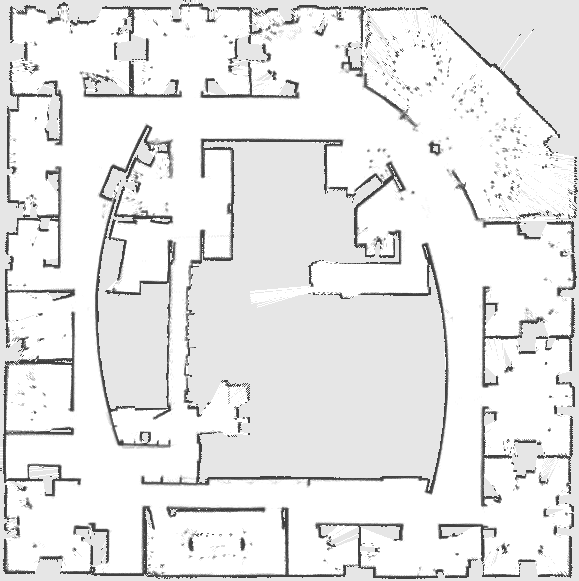
%> input picture intel_map.png, 579 x 581 px
$ octave --eval "result = map_setup('intel_map.png');"   (GNU Octave 9; MATLAB toolbox functions it lacks are replaced by stand-ins)
%> lines starting %> are read from the running program, lines starting %| are printed output that depends on the picture; in (x1, y1, x2, y2) boxes, pixels count from 0 and x2, y2 are one past the last pixel; in counts of white or black regions, pixels touching at a corner belong together; the program's own positions count from 1
function[map]=map_setup(map_path)
%> called with map_path = 'intel_map.png'
    map=imread(map_path);
%> map is the input picture: size 581x579x3 uint8; min 64, max 255, mean 232.7
    map=rgb2gray(map);
%> map: size 581x579 uint8
    map(map>125)=255;
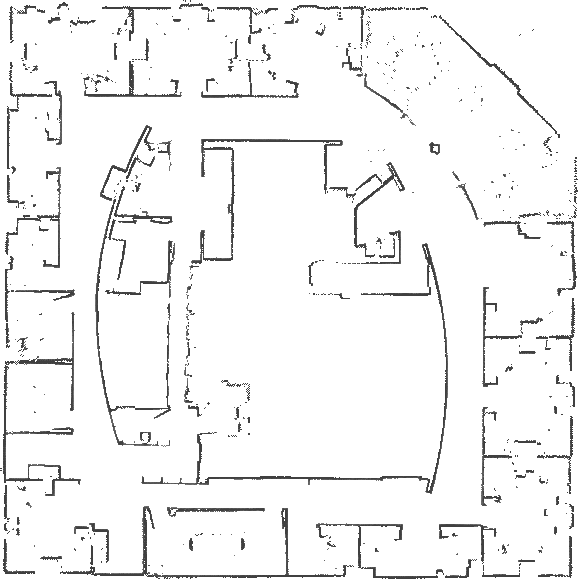
%> map: size 581x579 uint8; min 64, max 255, mean 243.7
    map(map<125)=0;
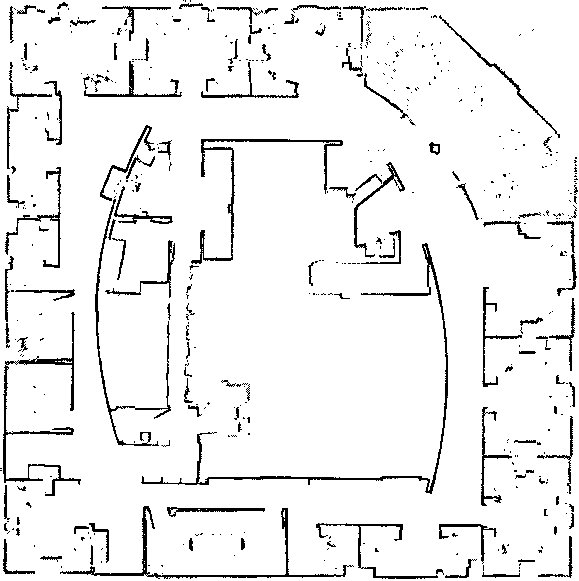
%> map: size 581x579 uint8; 6.29% of pixels changed, all inside (x1, y1, x2, y2) = (0, 0, 578, 579)
end
